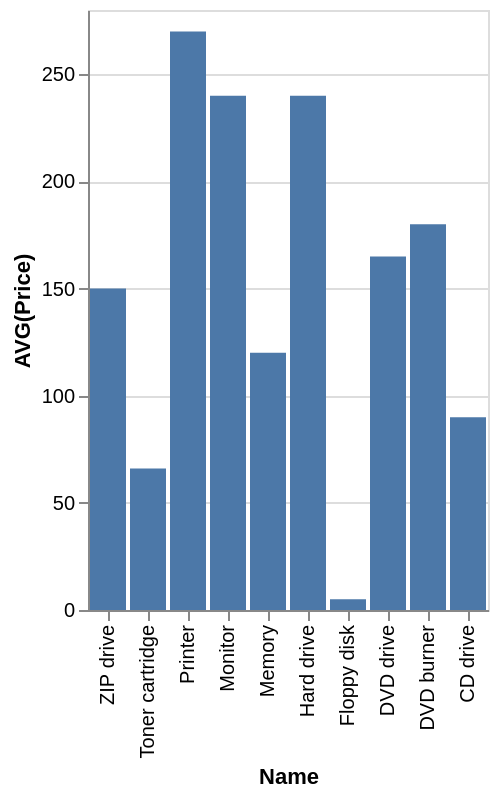

This figure's Vega-Lite source:
### Vega-Lite specification from a JSON file in a GitHub repository (floating-point values rounded to 4 significant figures)
{"data": {"values": [{"x_data": "CD drive", "y_data": 90}, {"x_data": "DVD burner", "y_data": 180}, {"x_data": "DVD drive", "y_data": 165}, {"x_data": "Floppy disk", "y_data": 5}, {"x_data": "Hard drive", "y_data": 240}, {"x_data": "Memory", "y_data": 120}, {"x_data": "Monitor", "y_data": 240}, {"x_data": "Printer", "y_data": 270}, {"x_data": "Toner cartridge", "y_data": 66}, {"x_data": "ZIP drive", "y_data": 150}]}, "mark": "bar", "encoding": {"x": {"field": "x_data", "type": "nominal", "title": "Name", "sort": "descending"}, "y": {"field": "y_data", "type": "quantitative", "title": "AVG(Price)"}}}
